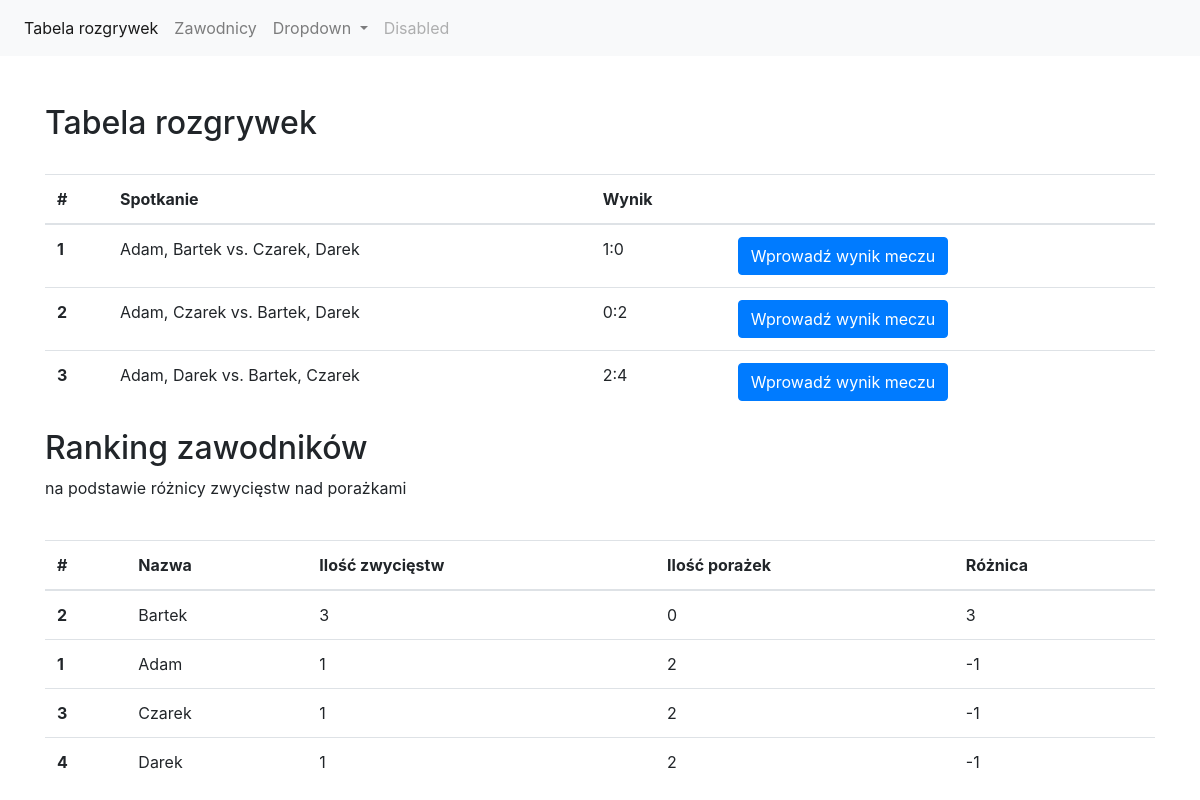
The page / on the database its author committed.
### tables this page shows
CREATE TABLE `zawody` (
  `id` int(11) NOT NULL,
  `druzyny` varchar(256) NOT NULL,
  `wynik` varchar(9) NOT NULL,
  `sezon` int(11) NOT NULL
);

CREATE TABLE `zawodnicy` (
  `id` int(11) NOT NULL,
  `nazwa` varchar(128) NOT NULL,
  `punkty` int(11) NOT NULL,
  `ile_meczy` int(11) NOT NULL COMMENT 'ilość rozegranych meczy w sezonie',
  `ranking` int(11) NOT NULL
);

### class/DBConn.class.php (called while the page is built, shortened)
<?php
  class DBConn
  {
      protected $datab;
      public function __construct($username = "root", $password = "", $host = "localhost", $db_name = "pixlab", $options = [])
      {
        try
        {
          $this->datab = new PDO("mysql:host={$host};dbname={$db_name};charset=utf8", $username, $password, $options);
          $this->datab->setAttribute(PDO::ATTR_ERRMODE, PDO::ERRMODE_EXCEPTION);
          $this->datab->setAttribute(PDO::ATTR_DEFAULT_FETCH_MODE, PDO::FETCH_ASSOC);
        }
        catch (PDOException $e)
        {
          throw new Exception($e->getMessage());
        }
      }
      public function Disconnect()
      {
        $this->datab = null;
      }
      public function getRow($query, $params = [])
      {
        try
        {
          $stmt = $this->datab->prepare($query);
          $stmt->execute($params);
          return $stmt->fetch();
        }
        catch (Exception $e)
        {
          throw new Exception($e->getMessage());
        }
      }
      public function getRows($query, $params = [])
      {
        try
        {
          $stmt = $this->datab->prepare($query);
          $stmt->execute($params);
          return $stmt->fetchAll();
        }
        catch (Exception $e)
        {
          throw new Exception($e->getMessage());
        }
      }
  }

### class/Zawodnik.class.php (the view, shortened to what this page needs)
<?php
  require_once('dbconn.class.php');
  class Zawodnik
  {
    public static function pobierzZawodnika($id)
    {
      $db = new DBConn();
      $zawodnik = $db->getRow("SELECT * FROM zawodnicy WHERE id = ?", [$id]);
      return $zawodnik;
    }
    public static function pokazRankingZawodnikow()
    {
      $db = new DBConn();
      $get_rows = $db->getRows("SELECT * FROM zawodnicy ORDER BY ranking DESC");
      foreach ($get_rows as $zawodnik)
      {
        $ile_porazek = $zawodnik['ile_meczy'] - $zawodnik['punkty'];
        echo "<tr>";
        echo "<th scope='row'>{$zawodnik['id']}</th>";
        echo "<td>{$zawodnik['nazwa']}</td>";
        echo "<td>{$zawodnik['punkty']}</td>";
        echo "<td>{$ile_porazek}</td>";
        echo "<td>{$zawodnik['ranking']}</td>";
        echo "</tr>";
      }
    }
  }

### partials/head.php (shortened to what this page needs)
<!doctype html>
<html lang="pl">
  <head>
    <link rel="stylesheet" href="https://stackpath.bootstrapcdn.com/bootstrap/4.1.3/css/bootstrap.min.css">
  </head>
  <body>
    <?php require_once('navigation.php'); ?>

### partials/navigation.php (shortened to what this page needs)
<nav class="navbar navbar-expand-lg navbar-light bg-light mb-5">
  <div class="collapse navbar-collapse" id="navbarSupportedContent">
    <ul class="navbar-nav mr-auto">
      <li class="nav-item active">
        <a class="nav-link" href="index.php">Tabela rozgrywek <span class="sr-only">(current)</span></a>
      </li>
      <li class="nav-item">
        <a class="nav-link" href="zawodnik.php">Zawodnicy</a>
      </li>
      <li class="nav-item dropdown">
        <a class="nav-link dropdown-toggle" href="#" id="navbarDropdown" role="button" data-toggle="dropdown" aria-haspopup="true" aria-expanded="false">
          Dropdown
        </a>
      </li>
      <li class="nav-item">
        <a class="nav-link disabled" href="#">Disabled</a>
      </li>
    </ul>
  </div>
</nav>

### index.php
<?php require_once('partials/head.php'); ?>
<?php require_once('class/Zawody.class.php'); ?>
<div class="container">
  <h2>Tabela rozgrywek</h2>
  <br>
  <table class="table">
    <thead>
      <tr>
        <th scope="col">#</th>
        <th scope="col">Spotkanie</th>
        <th scope="col">Wynik</th>
        <th scope="col"></th>
      </tr>
    </thead>
    <tbody>
      <?php
        Zawody::pokazTabeleRozgrywek(2);
      ?>
    </tbody>
  </table>
  <h2 class="mt-3">Ranking zawodników</h2>
  <p>na podstawie różnicy zwycięstw nad porażkami</p>
  <br>
  <table class="table">
    <thead>
      <tr>
        <th scope="col">#</th>
        <th scope="col">Nazwa</th>
        <th scope="col">Ilość zwycięstw</th>
        <th scope="col">Ilość porażek</th>
        <th scope="col">Różnica</th>
      </tr>
    </thead>
    <tbody>
      <?php Zawodnik::pokazRankingZawodnikow(); ?>
    </tbody>
  </table>
</div>
<?php require_once('partials/bottom.php'); ?>

### class/Zawody.class.php (shortened to what this page needs)
<?php
  require_once('DBConn.class.php');
  require_once('Zawodnik.class.php');
  class Zawody
  {
    public static function pokazTabeleRozgrywek($sezon)
    {
      $db = new DBConn();
      $get_rows = $db->getRows("SELECT * FROM zawody WHERE sezon = ?", [$sezon]);
      $ile_meczy = 0;
      foreach ($get_rows as $spotkanie)
      {
        $ile_meczy++;
        $druzyny = explode(",", $spotkanie['druzyny']);
        $zawodnik_0 = Zawodnik::pobierzZawodnika($druzyny[0]);
        $zawodnik_1 = Zawodnik::pobierzZawodnika($druzyny[1]);
        $zawodnik_2 = Zawodnik::pobierzZawodnika($druzyny[2]);
        $zawodnik_3 = Zawodnik::pobierzZawodnika($druzyny[3]);
        echo "<tr>";
        echo "<th scope='row'>{$ile_meczy}</th>";
        echo "<td>{$zawodnik_0['nazwa']}, {$zawodnik_1['nazwa']} vs. {$zawodnik_2['nazwa']}, {$zawodnik_3['nazwa']}</td>";
        echo "<td>{$spotkanie['wynik']}</td>";
        echo "<td><form action='wynik-meczu.php' method='post'><button type='submit' name='wyslij_wynik' value='{$spotkanie['id']}' class='btn btn-primary'>Wprowadź wynik meczu</button></td>";
        echo "</tr>";
      }
    }
  }

### partials/bottom.php (shortened to what this page needs)
</body>
</html>

### rows shown on the page
zawody: zawodnicy.nazwa "Adam", zawodnicy.nazwa "Bartek", zawodnicy.nazwa "Czarek", zawodnicy.nazwa "Darek", wynik "1:0", $spotkanie['id'] 4 (drawn)
zawody: zawodnicy.nazwa "Adam", zawodnicy.nazwa "Czarek", zawodnicy.nazwa "Bartek", zawodnicy.nazwa "Darek", wynik "0:2", $spotkanie['id'] 5 (drawn)
zawody: zawodnicy.nazwa "Adam", zawodnicy.nazwa "Darek", zawodnicy.nazwa "Bartek", zawodnicy.nazwa "Czarek", wynik "2:4", $spotkanie['id'] 6 (drawn)
zawodnicy: id "2", nazwa "Bartek", punkty "3", ile_porazek "0", ranking "3"
zawodnicy: id "1", nazwa "Adam", punkty "1", ile_porazek "2", ranking "-1"
zawodnicy: id "3", nazwa "Czarek", punkty "1", ile_porazek "2", ranking "-1"
zawodnicy: id "4", nazwa "Darek", punkty "1", ile_porazek "2", ranking "-1"
